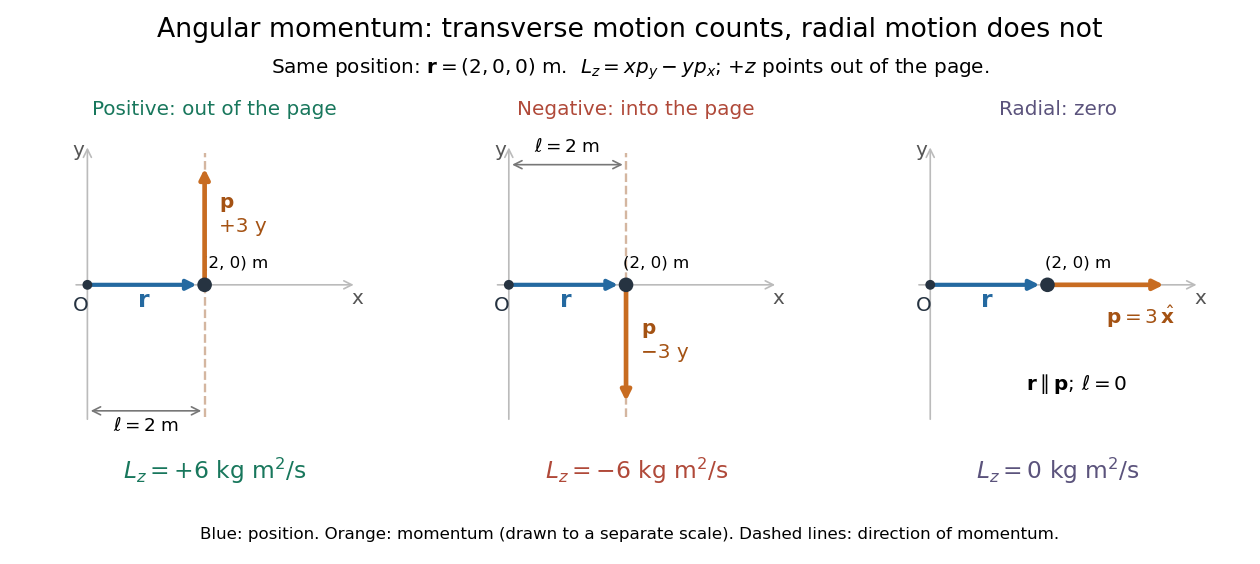

Generate this figure with Python:
"""Generate angular-momentum-lever-arm.png in the current working directory.

Use: make _media/angular-momentum-lever-arm.png
Tested with Python 3.14.4, NumPy 2.3.5, Matplotlib 3.10.7.
Position is in metres; momentum is in kg m/s. Arrows use separate scales.
"""

import matplotlib.pyplot as plt
import numpy as np


def main():
    plt.rcParams.update({"font.size": 12, "savefig.facecolor": "white"})
    r = np.array([2.0, 0.0, 0.0])
    momenta = np.array([[0.0, 3.0, 0.0], [0.0, -3.0, 0.0], [3.0, 0.0, 0.0]])
    angular = np.cross(r, momenta)
    assert np.allclose(angular[:, 2], [6, -6, 0])
    shifted = np.cross(r - [1.0, 0.0, 0.0], momenta[0])
    assert np.allclose(shifted, [0, 0, 3])
    fig, axes = plt.subplots(1, 3, figsize=(10.5, 4.7), facecolor="white")
    fig.subplots_adjust(left=0.03, right=0.98, bottom=0.23, top=0.76, wspace=0.19)
    fig.suptitle("Angular momentum: transverse motion counts, radial motion does not",
                 fontsize=16, y=0.97)
    fig.text(0.5, 0.87, r"Same position: $\mathbf{r}=(2,0,0)$ m.  $L_z=xp_y-yp_x$; $+z$ points out of the page.",
             ha="center", fontsize=12)
    titles = ["Positive: out of the page", "Negative: into the page", "Radial: zero"]
    colors = ["#18775c", "#b04939", "#5b537c"]
    for i, (ax, p, angular_i, title, color) in enumerate(zip(axes, momenta, angular, titles, colors)):
        ax.set(xlim=(-0.35, 4.7), ylim=(-2.55, 2.55), aspect="equal")
        ax.axis("off")
        ax.set_title(title, fontsize=12, pad=12, color=color)
        ax.annotate("", (4.6, 0), (-0.25, 0), arrowprops={"arrowstyle": "->", "color": "#bbbbbb"})
        ax.annotate("", (0, 2.4), (0, -2.35), arrowprops={"arrowstyle": "->", "color": "#bbbbbb"})
        ax.text(4.5, -0.33, "x", color="#555555")
        ax.text(-0.25, 2.2, "y", color="#555555")
        if i < 2:
            ax.plot([2, 2], [-2.25, 2.25], ls="--", color="#d4b6a0", lw=1.4, zorder=0)
        ax.annotate("", (1.92, 0), (0, 0),
                    arrowprops={"arrowstyle": "-|>", "lw": 2.5, "color": "#2469a0"})
        ax.text(0.85, -0.38, r"$\mathbf{r}$", color="#2469a0", fontsize=14)
        ax.scatter([0, 2], [0, 0], s=[24, 60], color="#263341", zorder=5)
        ax.text(-0.25, -0.45, "O", color="#263341")
        ax.text(1.95, 0.3, "(2, 0) m", fontsize=10)
        tip = r[:2] + 0.68 * p[:2]
        ax.annotate("", tip, r[:2],
                    arrowprops={"arrowstyle": "-|>", "lw": 2.8, "color": "#c86c21"})
        if i < 2:
            ax.text(2.25, 0.9 if i == 0 else -1.25,
                    r"$\mathbf{p}$" + ("\n+3 y" if i == 0 else "\n−3 y"),
                    color="#a45213", fontsize=12)
            level = -2.15 if i == 0 else 2.05
            ax.annotate("", (2, level), (0, level),
                        arrowprops={"arrowstyle": "<->", "color": "#777777"})
            ax.text(1, level + (-0.35 if i == 0 else 0.22), r"$\ell=2$ m", ha="center", fontsize=11)
        else:
            ax.text(3.0, -0.65, r"$\mathbf{p}=3\,\hat{\mathbf{x}}$", color="#a45213", fontsize=12)
            ax.text(2.5, -1.8, r"$\mathbf{r}\parallel\mathbf{p}$; $\ell=0$", ha="center", fontsize=12)
        ax.text(0.5, -0.15, rf"$L_z={angular_i[2]:+g}$ kg m$^2$/s" if i < 2 else r"$L_z=0$ kg m$^2$/s",
                transform=ax.transAxes, ha="center", fontsize=14, color=color)
    fig.text(0.5, 0.045, "Blue: position. Orange: momentum (drawn to a separate scale). Dashed lines: direction of momentum.",
             ha="center", fontsize=10)
    fig.savefig("angular-momentum-lever-arm.png", dpi=120, facecolor="white", transparent=False)
    plt.close(fig)


if __name__ == "__main__":
    main()
